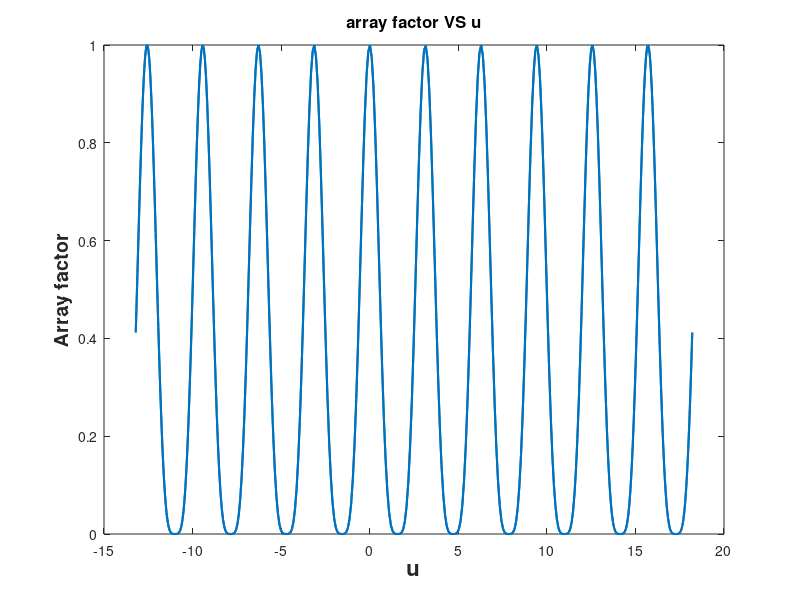

MATLAB code to generate this figure: (Note: this script raises an error after producing the figure.)
clear all;
clc;
lamda=1;
BETA=2*pi/lamda;
phi=linspace(0,2*pi,1000);
theta=linspace(0,2*pi,1000);

%get distance
distance = "enter the spacing w.r.t lamda d= ";
d=input(distance);
%get number of elements
Number = "enter number of elements N= ";
N=input(Number);
%get phase shift
shift= "The prograssive phase shift alpha= ";
alpha=input(shift);

%FOR  Nonuniformly Binomia linear antenna array
gama=linspace(0,2*pi,1000);
epsi=alpha+BETA*d*cos(gama);
u=epsi/2;
AFN=(cos(u).^(N-1));
AF=(2^(N-2)).*(cos(u).^(N-1));


%(1)plot relation array factor VS ePsi
figure();
plot(u,AFN,'LineWidth',1.5);
xlabel('{u}','fontweight','bold','fontsize',16);
ylim([0,1]);
ylabel('Array factor','fontweight','bold','fontsize',14);
title('array factor VS u','fontweight','bold','fontsize',12);

%(2)polarplot Visible region pattern from (alpha-Beta*d) to (alpha+Beta*d).
figure();
ax = polaraxes;
polarplot(ax,gama,AFN,'LineWidth',2);
ax.ThetaZeroLocation = 'bottom';
title("2D pattern of Binomial array");


%(3)3D Pattern for dipole antenna .
figure
[theta ,phi]=meshgrid(theta,phi); 
%construct cartisain coordinates from polar
x=AFN.*sin(theta).*cos(phi);
y=AFN.*sin(theta).*sin(phi);
z=AFN.*cos(theta);
surf(x,y,z);
title("3D pattern of Binomial array");
shading flat;




